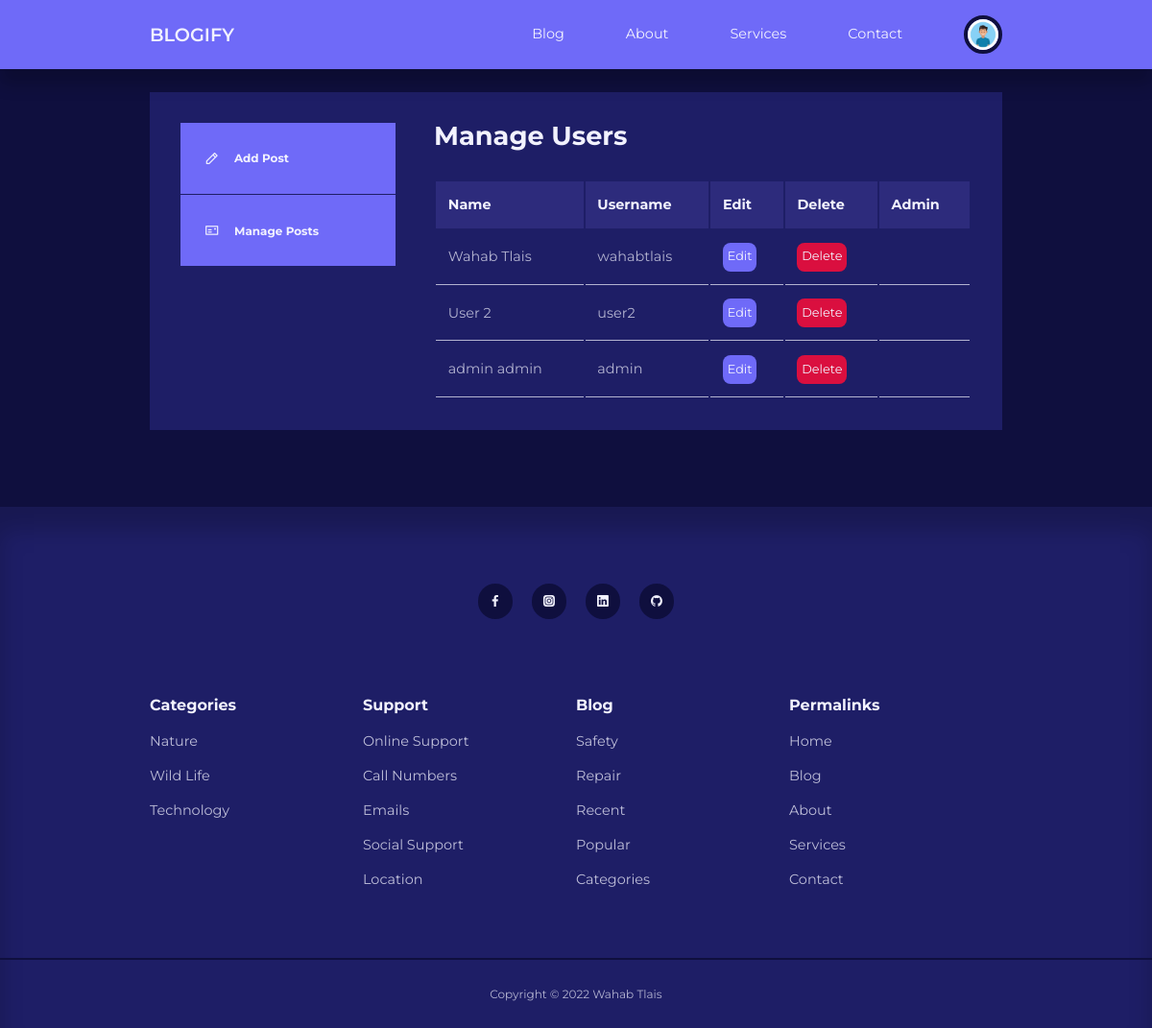
Screenshot of /admin/manage-users.php (signed in) with the database file from the repository.
### tables this page shows
CREATE TABLE IF NOT EXISTS `users` (
  `id` int(11) UNSIGNED NOT NULL AUTO_INCREMENT,
  `firstname` varchar(50) NOT NULL,
  `lastname` varchar(50) NOT NULL,
  `username` varchar(50) NOT NULL,
  `email` varchar(100) NOT NULL,
  `password` varchar(255) NOT NULL,
  `avatar` varchar(255) NOT NULL,
  `is_admin` tinyint(1) NOT NULL,
  PRIMARY KEY (`id`)
);

CREATE TABLE IF NOT EXISTS `categories` (
  `id` int(11) NOT NULL AUTO_INCREMENT,
  `title` varchar(255) NOT NULL,
  `description` varchar(2000) NOT NULL,
  PRIMARY KEY (`id`)
);

### admin/partials/header.php (called while the page is built, shortened)
<?php
require '../partials/header.php';

### admin/manage-users.php (the view, shortened to what this page needs)
<?php
include 'partials/header.php';
$current_admin_id = $_SESSION['user-id'];
$query = "SELECT * FROM users WHERE NOT id=$current_admin_id";
$users = mysqli_query($connection, $query);
?>
<section class="dashboard">
    <div class="container dashboard-container">
        <aside>
            <ul>
                <li>
                    <a href="add-post.php"><i class="uil uil-pen"></i>
                        <h5>Add Post</h5>
                    </a>
                </li>
                <li>
                    <a href="index.php"><i class="uil uil-postcard"></i>
                        <h5>Manage Posts</h5>
                    </a>
                </li>
            </ul>
        </aside>
        <main>
            <h2>Manage Users</h2>
            <?php if (mysqli_num_rows($users) > 0) : ?>
            <table>
                <thead>
                    <tr>
                        <th>Name</th>
                        <th>Username</th>
                        <th>Edit</th>
                        <th>Delete</th>
                        <th>Admin</th>
                    </tr>
                </thead>
                <tbody>
                    <?php while ($user = mysqli_fetch_assoc($users)) : ?>
                    <tr>
                        <td><?= "{$user['firstname']} {$user['lastname']}" ?></td>
                        <td><?= $user['username'] ?></td>
                        <td><a href="<?= ROOT_URL ?>admin/edit-user.php?id=<?= $user['id'] ?>" class="btn sm">Edit</a>
                        </td>
                        <td>
                            <a href="<?= ROOT_URL ?>admin/delete-user.php?id=<?= $user['id'] ?>"
                                class="btn sm danger">Delete</a>
                        </td>
                        <td><?php $user['is_admin'] ? 'Yes' : 'No' ?></td>
                    </tr>
                    <?php endwhile ?>
                </tbody>
            </table>
            <?php else : ?>
            <div class="alert-message error"><?= "No users found" ?></div>
            <?php endif ?>
        </main>
    </div>
</section>
<?php
include '../partials/footer.php';
?>

### partials/header.php (shortened to what this page needs)
<?php
require 'config/database.php';
if (isset($_SESSION['user-id'])) {
    $id = filter_var($_SESSION['user-id'], FILTER_SANITIZE_NUMBER_INT);
    $query = "SELECT avatar FROM users WHERE id=$id";
    $result = mysqli_query($connection, $query);
    $avatar = mysqli_fetch_assoc($result);
}
?>
<!DOCTYPE html>
<html lang="en">
<head>
    <link rel="stylesheet" href="<?= ROOT_URL ?>css/style.css" />
    <link rel="stylesheet" href="https://unicons.iconscout.com/release/v4.0.0/css/line.css" />
</head>
<body>
    <nav>
        <div class="container nav-container">
            <a href="<?= ROOT_URL ?>" class="nav-logo">BLOGIFY</a>
            <ul class="nav-items">
                <li><a href="<?= ROOT_URL ?>blog.php">Blog</a></li>
                <li><a href="<?= ROOT_URL ?>about.php">About</a></li>
                <li><a href="<?= ROOT_URL ?>services.php">Services</a></li>
                <li><a href="<?= ROOT_URL ?>contact.php">Contact</a></li>
                <?php if (isset($_SESSION['user-id'])) : ?>
                    <li class="nav-profile">
                        <div class="avatar">
                            <img src="<?= ROOT_URL . 'images/' . $avatar['avatar'] ?>" />
                        </div>
                    </li>
                <?php else : ?>
                    <li><a href="<?= ROOT_URL ?>signin.php">Signin</a></li>
                <?php endif ?>
            </ul>
        </div>
    </nav>

### partials/footer.php (shortened to what this page needs)
<?php
$all_categories_query = "SELECT * FROM categories";
$all_categories = mysqli_query($connection, $all_categories_query);
?>
<footer>
    <div class="footer-socials">
        <a href="#" target="_blank"><i class="uil uil-facebook-f"></i></a>
        <a href="#" target="_blank"><i class="uil uil-instagram-alt"></i></a>
        <a href="#" target="_blank"><i class="uil uil-linkedin"></i></a>
        <a href="#" target="_blank"><i class="uil uil-github"></i></a>
    </div>
    <div class="container footer-container">
        <article>
            <h4>Categories</h4>
            <?php while ($category = mysqli_fetch_assoc($all_categories)) : ?>
            <ul>
                <li><a href="<?= ROOT_URL ?>category-posts.php?id=<?= $category['id'] ?>"><?= $category['title'] ?></a>
                </li>
            </ul>
            <?php endwhile ?>
        </article>
        <article>
            <h4>Support</h4>
            <ul>
                <li><a href="">Online Support</a></li>
                <li><a href="">Call Numbers</a></li>
                <li><a href="">Emails</a></li>
                <li><a href="">Social Support</a></li>
                <li><a href="">Location</a></li>
            </ul>
        </article>
        <article>
            <h4>Blog</h4>
            <ul>
                <li><a href="">Safety</a></li>
                <li><a href="">Repair</a></li>
                <li><a href="">Recent</a></li>
                <li><a href="">Popular</a></li>
                <li><a href="">Categories</a></li>
            </ul>
        </article>
        <article>
            <h4>Permalinks</h4>
            <ul>
                <li><a href="index.php">Home</a></li>
                <li><a href="blog.php">Blog</a></li>
                <li><a href="about.php">About</a></li>
                <li><a href="services.php">Services</a></li>
                <li><a href="contact.php">Contact</a></li>
            </ul>
        </article>
    </div>
    <div class="footer-copyright">
        <small>Copyright &copy; 2022 Wahab Tlais</small>
    </div>
</footer>
</body>
</html>

### css/style.css (style rules this page uses)
:root { --color-primary: #6f6af8; --color-primary-light: hsl(242, 91%, 18%); --color-primary-variant: #5854c7; --color-red: #da0f3f; --color-red-light: hsl(346, 87%, 46%, 15%); --color-green: #00c476; --color-green-light: hsl(156, 100%, 38%, 15%); --color-gray-900: #1e1e66; --color-gray-700: #2d2b7c; --color-gray-300: rgba(242, 242, 254, 0.3); --color-gray-200: rgba(242, 242, 254, 0.7); --color-white: #f2f2fe; --color-bg: #0f0f3e; --transition: all 300ms ease; --container-width-lg: 74%; --container-width-md: 88%; --form-width: 40%; --card-border-radius-1: 0.3rem; --card-border-radius-2: 0.5rem; --card-border-radius-3: 0.8rem; --card-border-radius-4: 2rem; --card-border-radius-5: 5rem; }
* { margin: 0; padding: 0; outline: 0; border: 0; appearance: 0; list-style: none; text-decoration: none; box-sizing: border-box; }
body { font-family: "Montserrat", sans-serif; line-height: 1.6; color: var(--color-gray-200); overflow-x: hidden; background: var(--color-bg); font-size: 0.9rem; }
.container { width: var(--container-width-lg); max-width: 1800px; margin-inline: auto; }
section { margin-top: 3rem; width: 100vw; }
h1, h2, h3, h4, h5 { color: var(--color-white); line-height: 1.3; }
h2 { font-size: 1.7rem; margin: 1rem 0; }
h4 { font-size: 1rem; }
a { color: var(--color-white); transition: var(--transition); }
img { display: block; width: 100%; object-fit: cover; }
nav { background: var(--color-primary); width: 100vw; height: 4.5rem; position: fixed; top: 0; z-index: 10; box-shadow: 0 1rem 1rem rgba(0, 0, 0, 0.2); }
.nav-container { height: 100%; display: flex; align-items: center; justify-content: space-between; }
.avatar { width: 2.5rem; height: 2.5rem; border-radius: 50%; overflow: hidden; border: 0.3rem solid var(--color-bg); }
.nav-logo { font-weight: 600; font-size: 1.2rem; }
.nav-items { display: flex; align-items: center; gap: 4rem; }
.nav-profile { position: relative; cursor: pointer; }
footer { background: var(--color-gray-900); padding: 5rem 0 0; box-shadow: inset 0 1.5rem 1.5rem rgba(0, 0, 0, 0.2); }
.footer-socials { margin-inline: auto; width: fit-content; margin-bottom: 5rem; display: flex; justify-content: space-between; align-items: center; gap: 1.2rem; }
.footer-socials a { background: var(--color-bg); border-radius: 50%; width: 2.3rem; height: 2.3rem; display: flex; align-items: center; justify-content: center; }
.footer-container { display: grid; grid-template-columns: repeat(4, 1fr); }
footer h4 { color: var(--color-white); margin-bottom: 0.6rem; }
footer ul li { padding: 0.4rem 0; }
footer ul a { opacity: 0.75; }
.footer-copyright { text-align: center; padding: 1.5rem 0; border-top: 2px solid var(--color-bg); margin-top: 4rem; }
.btn { display: inline-block; width: fit-content; padding: 0.6rem 1.2rem; background-color: var(--color-primary); border-radius: var(--card-border-radius-2); cursor: pointer; transition: var(--transition); color: var(--color-white); }
.btn.sm { padding: 0.3rem; font-size: 0.8rem; }
.btn.danger { background: var(--color-red); }
.dashboard { margin-top: 6rem; }
.dashboard-container { display: grid; grid-template-columns: 14rem auto; gap: 1rem; background: var(--color-gray-900); padding: 2rem; margin-bottom: 5rem; }
.dashboard aside a { background-color: var(--color-primary); display: flex; gap: 1rem; align-items: center; padding: 1.6rem; }
.dashboard aside ul li a { border-bottom: 1px solid var(--color-gray-900); }
.dashboard main { margin-left: 1.5rem; }
.dashboard main h2 { margin: 0 0 2rem 0; line-height: 1; }
.dashboard main table { width: 100%; text-align: left; }
.dashboard main table th { background: var(--color-gray-700); padding: 0.8rem; color: var(--color-white); }
.dashboard main table td { padding: 0.8rem; border-bottom: 1px solid var(--color-gray-200); }

### rows the page displays
users: avatar (picture)
users: firstname "Wahab", lastname "Tlais", username "wahabtlais"
users: firstname "User", lastname "2", username "user2"
users: firstname "admin", lastname "admin", username "admin"
categories: title "Nature"
categories: title "Wild Life"
categories: title "Technology"
